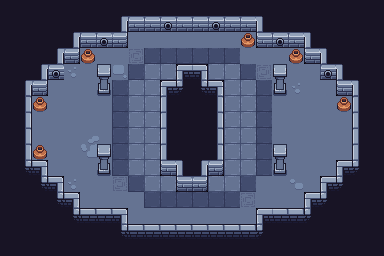

Below is a game level as drawn by its tile map, then a one-line description and the .tmx file that defines it, in full:
An orthogonal 24x16 tile map with 16x16 px tiles, 3 tile layers (base, accessories, foreground) and 4 objects.

<map version="1.10" tiledversion="1.12.0" orientation="orthogonal" renderorder="right-down" width="24" height="16" tilewidth="16" tileheight="16" infinite="0" nextlayerid="8" nextobjectid="10">
 <tileset firstgid="1" source="cryptophage-ts.tsx" />
 <layer id="1" name="base" width="24" height="16">
  <data encoding="csv">
231,231,231,231,231,231,231,231,231,231,231,231,231,231,231,231,231,231,231,231,231,231,231,231,
231,231,231,231,231,231,231,263,259,259,318,259,259,318,259,259,262,231,231,231,231,231,231,231,
231,231,231,231,263,259,318,260,373,373,373,373,373,373,373,373,258,318,259,262,231,231,231,231,
231,231,231,263,260,373,373,373,345,372,372,372,372,372,372,373,373,373,373,258,262,231,231,231,
231,231,263,318,373,373,373,373,372,371,371,202,204,371,371,372,347,373,373,373,318,262,231,231,
231,263,260,373,373,373,373,372,371,371,202,234,235,204,371,371,372,373,373,373,373,258,262,231,
231,232,373,373,373,373,373,372,371,371,230,231,231,232,371,371,372,373,373,373,373,373,230,231,
231,232,373,373,373,373,373,372,371,371,230,231,231,232,371,371,372,373,373,373,373,373,230,231,
231,232,373,373,373,373,373,372,371,371,230,231,231,232,371,371,372,373,373,373,373,373,230,231,
231,232,373,373,373,373,373,372,371,371,230,231,231,232,371,371,372,373,373,373,373,373,230,231,
231,235,204,373,373,373,373,372,371,371,258,262,263,260,371,371,372,373,373,373,373,202,234,231,
231,231,235,204,373,373,373,347,372,371,371,258,260,371,371,372,373,373,373,373,202,234,231,231,
231,231,231,235,204,373,373,373,373,372,372,372,372,372,372,345,373,373,373,202,234,231,231,231,
231,231,231,231,235,203,203,204,373,373,373,373,373,373,373,373,202,203,203,234,231,231,231,231,
231,231,231,231,231,231,231,235,203,203,203,203,203,203,203,203,234,231,231,231,231,231,231,231,
231,231,231,231,231,231,231,231,231,231,231,231,231,231,231,231,231,231,231,231,231,231,231,231
</data>
 </layer>
 <layer id="2" name="accessories" width="24" height="16">
  <data encoding="csv">
0,0,0,0,0,0,0,0,0,0,0,0,0,0,0,0,0,0,0,0,0,0,0,0,
0,0,0,0,0,0,0,0,0,0,0,0,0,0,0,0,0,0,0,0,0,0,0,0,
0,0,0,0,0,0,0,0,0,0,0,0,0,0,0,339,0,0,0,0,0,0,0,0,
0,0,0,0,0,339,0,0,0,0,0,0,0,0,0,0,0,0,339,0,0,0,0,0,
0,0,0,0,377,0,0,349,0,0,0,0,0,0,0,0,0,0,0,0,0,0,0,0,
0,0,0,0,0,0,538,0,0,0,0,0,0,0,0,0,0,538,377,0,0,0,0,0,
0,0,339,0,0,0,0,0,0,0,0,0,0,0,0,0,0,0,0,0,0,339,0,0,
0,0,0,0,0,0,0,0,0,0,0,0,0,0,0,0,0,0,0,0,0,0,0,0,
0,0,0,0,0,352,353,0,0,0,0,0,0,0,0,0,0,0,0,0,0,0,0,0,
0,0,339,0,0,380,381,0,0,0,0,0,0,0,0,0,0,0,0,0,0,0,0,0,
0,0,0,0,0,0,538,0,0,0,0,0,0,0,0,0,0,538,0,0,0,0,0,0,
0,0,0,0,377,0,0,0,0,0,0,0,0,0,0,0,0,0,348,0,0,0,0,0,
0,0,0,0,0,0,0,0,0,0,0,0,0,0,0,0,0,0,0,0,0,0,0,0,
0,0,0,0,0,0,0,0,0,0,0,0,0,0,0,0,0,0,0,0,0,0,0,0,
0,0,0,0,0,0,0,0,0,0,0,0,0,0,0,0,0,0,0,0,0,0,0,0,
0,0,0,0,0,0,0,0,0,0,0,0,0,0,0,0,0,0,0,0,0,0,0,0
</data>
 </layer>
 <objectgroup id="4" name="p-entrances-left">
  <object id="6" x="16" y="96" width="16" height="64" />
 </objectgroup>
 <objectgroup id="5" name="p-entrances-right">
  <object id="7" x="352" y="96" width="16" height="64" />
 </objectgroup>
 <objectgroup id="6" name="p-entrances-up">
  <object id="8" x="128" y="16" width="128" height="16" />
 </objectgroup>
 <objectgroup id="7" name="p-entrances-down">
  <object id="9" x="128" y="224" width="128" height="16" />
 </objectgroup>
 <layer id="3" name="foreground" width="24" height="16">
  <data encoding="csv">
0,0,0,0,0,0,0,0,0,0,0,0,0,0,0,0,0,0,0,0,0,0,0,0,
0,0,0,0,0,0,0,0,0,0,0,0,0,0,0,0,0,0,0,0,0,0,0,0,
0,0,0,0,0,0,0,0,0,0,0,0,0,0,0,0,0,0,0,0,0,0,0,0,
0,0,0,0,0,0,0,0,0,0,0,0,0,0,0,0,0,0,0,0,0,0,0,0,
0,0,0,0,0,0,510,0,0,0,0,0,0,0,0,0,0,510,0,0,0,0,0,0,
0,0,0,0,0,0,0,0,0,0,0,0,0,0,0,0,0,0,0,0,0,0,0,0,
0,0,0,0,0,0,0,0,0,0,0,0,0,0,0,0,0,0,0,0,0,0,0,0,
0,0,0,0,0,0,0,0,0,0,0,0,0,0,0,0,0,0,0,0,0,0,0,0,
0,0,0,0,0,0,0,0,0,0,0,0,0,0,0,0,0,0,0,0,0,0,0,0,
0,0,0,0,0,0,510,0,0,0,0,0,0,0,0,0,0,510,0,0,0,0,0,0,
0,0,0,0,0,0,0,0,0,0,0,0,0,0,0,0,0,0,0,0,0,0,0,0,
0,0,0,0,0,0,0,0,0,0,0,0,0,0,0,0,0,0,0,0,0,0,0,0,
0,0,0,0,0,0,0,0,0,0,0,0,0,0,0,0,0,0,0,0,0,0,0,0,
0,0,0,0,0,0,0,0,0,0,0,0,0,0,0,0,0,0,0,0,0,0,0,0,
0,0,0,0,0,0,0,0,0,0,0,0,0,0,0,0,0,0,0,0,0,0,0,0,
0,0,0,0,0,0,0,0,0,0,0,0,0,0,0,0,0,0,0,0,0,0,0,0
</data>
 </layer>
</map>
